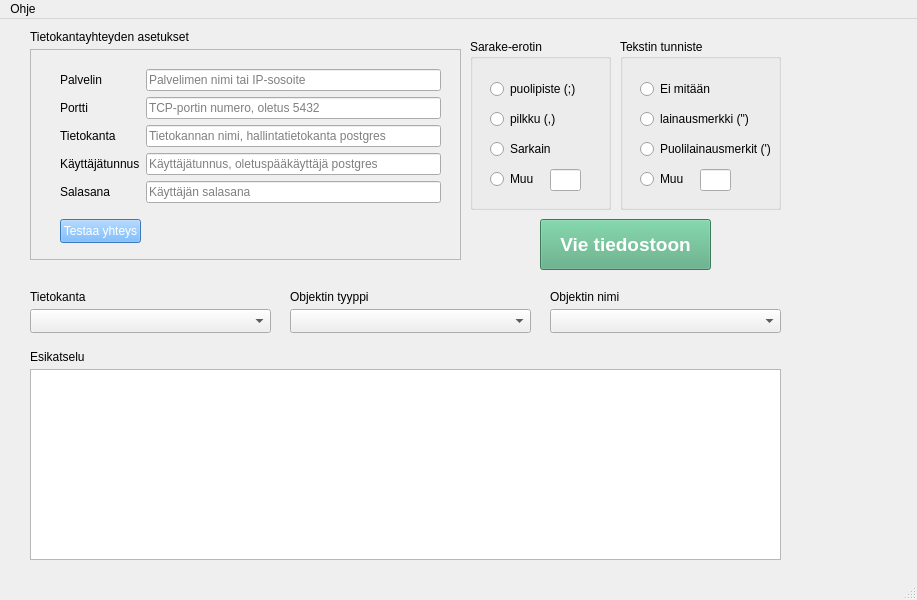
<?xml version="1.0" encoding="UTF-8"?>
<ui version="4.0">
 <class>MainWindow</class>
 <widget class="QMainWindow" name="MainWindow">
  <property name="geometry">
   <rect>
    <x>0</x>
    <y>0</y>
    <width>917</width>
    <height>600</height>
   </rect>
  </property>
  <property name="windowTitle">
   <string>MainWindow</string>
  </property>
  <widget class="QWidget" name="centralwidget">
   <widget class="QFrame" name="dbSettingsFrame">
    <property name="geometry">
     <rect>
      <x>30</x>
      <y>30</y>
      <width>431</width>
      <height>211</height>
     </rect>
    </property>
    <property name="frameShape">
     <enum>QFrame::Shape::StyledPanel</enum>
    </property>
    <property name="frameShadow">
     <enum>QFrame::Shadow::Raised</enum>
    </property>
    <widget class="QPushButton" name="testConnectionPushButton">
     <property name="geometry">
      <rect>
       <x>30</x>
       <y>170</y>
       <width>81</width>
       <height>24</height>
      </rect>
     </property>
     <property name="styleSheet">
      <string notr="true">background-color: rgb(85, 170, 255);
color: rgb(255, 255, 255);</string>
     </property>
     <property name="text">
      <string>Testaa yhteys</string>
     </property>
    </widget>
    <widget class="QWidget" name="layoutWidget">
     <property name="geometry">
      <rect>
       <x>30</x>
       <y>20</y>
       <width>381</width>
       <height>136</height>
      </rect>
     </property>
     <layout class="QGridLayout" name="gridLayout">
      <item row="0" column="0">
       <widget class="QLabel" name="serverLabel">
        <property name="text">
         <string>Palvelin</string>
        </property>
       </widget>
      </item>
      <item row="0" column="1">
       <widget class="QLineEdit" name="serverLineEdit">
        <property name="placeholderText">
         <string>Palvelimen nimi tai IP-sosoite</string>
        </property>
       </widget>
      </item>
      <item row="1" column="0">
       <widget class="QLabel" name="portLabel">
        <property name="text">
         <string>Portti</string>
        </property>
       </widget>
      </item>
      <item row="1" column="1">
       <widget class="QLineEdit" name="portLineEdit">
        <property name="placeholderText">
         <string>TCP-portin numero, oletus 5432</string>
        </property>
       </widget>
      </item>
      <item row="2" column="0">
       <widget class="QLabel" name="databaseLabel">
        <property name="text">
         <string>Tietokanta</string>
        </property>
       </widget>
      </item>
      <item row="2" column="1">
       <widget class="QLineEdit" name="databaseLineEdit">
        <property name="placeholderText">
         <string>Tietokannan nimi, hallintatietokanta postgres</string>
        </property>
       </widget>
      </item>
      <item row="3" column="0">
       <widget class="QLabel" name="userNameLabel">
        <property name="text">
         <string>Käyttäjätunnus</string>
        </property>
       </widget>
      </item>
      <item row="3" column="1">
       <widget class="QLineEdit" name="userNameLineEdit">
        <property name="placeholderText">
         <string>Käyttäjätunnus, oletuspääkäyttäjä postgres</string>
        </property>
       </widget>
      </item>
      <item row="4" column="0">
       <widget class="QLabel" name="passwordLabel">
        <property name="text">
         <string>Salasana</string>
        </property>
       </widget>
      </item>
      <item row="4" column="1">
       <widget class="QLineEdit" name="passwordLineEdit">
        <property name="placeholderText">
         <string>Käyttäjän salasana</string>
        </property>
       </widget>
      </item>
     </layout>
    </widget>
   </widget>
   <widget class="QLabel" name="dbSettingsLabel">
    <property name="geometry">
     <rect>
      <x>30</x>
      <y>10</y>
      <width>171</width>
      <height>16</height>
     </rect>
    </property>
    <property name="text">
     <string>Tietokantayhteyden asetukset</string>
    </property>
   </widget>
   <widget class="QLabel" name="objectNameLabel">
    <property name="geometry">
     <rect>
      <x>550</x>
      <y>270</y>
      <width>101</width>
      <height>16</height>
     </rect>
    </property>
    <property name="text">
     <string>Objektin nimi</string>
    </property>
   </widget>
   <widget class="QPushButton" name="exportPushButton">
    <property name="geometry">
     <rect>
      <x>540</x>
      <y>200</y>
      <width>171</width>
      <height>51</height>
     </rect>
    </property>
    <property name="font">
     <font>
      <pointsize>14</pointsize>
      <bold>true</bold>
     </font>
    </property>
    <property name="styleSheet">
     <string notr="true">background-color: rgb(85, 170, 127);
color: rgb(255, 255, 255);</string>
    </property>
    <property name="text">
     <string>Vie tiedostoon</string>
    </property>
   </widget>
   <widget class="QTableWidget" name="previewTableWidget">
    <property name="geometry">
     <rect>
      <x>30</x>
      <y>350</y>
      <width>751</width>
      <height>191</height>
     </rect>
    </property>
   </widget>
   <widget class="QLabel" name="previewLabel">
    <property name="geometry">
     <rect>
      <x>30</x>
      <y>330</y>
      <width>81</width>
      <height>16</height>
     </rect>
    </property>
    <property name="text">
     <string>Esikatselu</string>
    </property>
   </widget>
   <widget class="QComboBox" name="objectTypeComboBox">
    <property name="geometry">
     <rect>
      <x>290</x>
      <y>290</y>
      <width>241</width>
      <height>24</height>
     </rect>
    </property>
   </widget>
   <widget class="QComboBox" name="objectNameComboBox">
    <property name="geometry">
     <rect>
      <x>550</x>
      <y>290</y>
      <width>231</width>
      <height>24</height>
     </rect>
    </property>
   </widget>
   <widget class="QLabel" name="objectTypeLabel">
    <property name="geometry">
     <rect>
      <x>290</x>
      <y>270</y>
      <width>101</width>
      <height>16</height>
     </rect>
    </property>
    <property name="text">
     <string>Objektin tyyppi</string>
    </property>
   </widget>
   <widget class="QGroupBox" name="SeparotorGroupBox">
    <property name="geometry">
     <rect>
      <x>470</x>
      <y>20</y>
      <width>141</width>
      <height>171</height>
     </rect>
    </property>
    <property name="title">
     <string>Sarake-erotin </string>
    </property>
    <widget class="QRadioButton" name="commaRadioButton">
     <property name="geometry">
      <rect>
       <x>20</x>
       <y>70</y>
       <width>92</width>
       <height>20</height>
      </rect>
     </property>
     <property name="text">
      <string>pilkku (,)</string>
     </property>
    </widget>
    <widget class="QRadioButton" name="semicolonRadioButton">
     <property name="geometry">
      <rect>
       <x>20</x>
       <y>40</y>
       <width>92</width>
       <height>20</height>
      </rect>
     </property>
     <property name="text">
      <string>puolipiste (;)</string>
     </property>
     <property name="checkable">
      <bool>true</bool>
     </property>
     <property name="checked">
      <bool>false</bool>
     </property>
    </widget>
    <widget class="QRadioButton" name="tabRadioButton">
     <property name="geometry">
      <rect>
       <x>20</x>
       <y>100</y>
       <width>92</width>
       <height>20</height>
      </rect>
     </property>
     <property name="text">
      <string>Sarkain</string>
     </property>
    </widget>
    <widget class="QRadioButton" name="otherSeparatorRadioButton">
     <property name="geometry">
      <rect>
       <x>20</x>
       <y>130</y>
       <width>51</width>
       <height>20</height>
      </rect>
     </property>
     <property name="text">
      <string>Muu</string>
     </property>
    </widget>
    <widget class="QLineEdit" name="separatorLineEdit">
     <property name="geometry">
      <rect>
       <x>80</x>
       <y>130</y>
       <width>31</width>
       <height>22</height>
      </rect>
     </property>
     <property name="dragEnabled">
      <bool>false</bool>
     </property>
    </widget>
   </widget>
   <widget class="QGroupBox" name="qualifierGroupBox">
    <property name="geometry">
     <rect>
      <x>620</x>
      <y>20</y>
      <width>161</width>
      <height>171</height>
     </rect>
    </property>
    <property name="title">
     <string>Tekstin tunniste</string>
    </property>
    <widget class="QRadioButton" name="doubleQuotationmarkRadioButton">
     <property name="geometry">
      <rect>
       <x>20</x>
       <y>70</y>
       <width>161</width>
       <height>20</height>
      </rect>
     </property>
     <property name="text">
      <string>lainausmerkki (&quot;)</string>
     </property>
    </widget>
    <widget class="QRadioButton" name="quotationmarkRadioButton">
     <property name="geometry">
      <rect>
       <x>20</x>
       <y>100</y>
       <width>161</width>
       <height>20</height>
      </rect>
     </property>
     <property name="text">
      <string>Puolilainausmerkit (')</string>
     </property>
    </widget>
    <widget class="QRadioButton" name="withoutRadioButton">
     <property name="geometry">
      <rect>
       <x>20</x>
       <y>40</y>
       <width>131</width>
       <height>20</height>
      </rect>
     </property>
     <property name="text">
      <string>Ei mitään</string>
     </property>
     <property name="checkable">
      <bool>true</bool>
     </property>
     <property name="checked">
      <bool>false</bool>
     </property>
    </widget>
    <widget class="QLineEdit" name="qualifierLineEdit">
     <property name="geometry">
      <rect>
       <x>80</x>
       <y>130</y>
       <width>31</width>
       <height>22</height>
      </rect>
     </property>
     <property name="dragEnabled">
      <bool>false</bool>
     </property>
    </widget>
    <widget class="QRadioButton" name="otherQualifierRadioButton">
     <property name="geometry">
      <rect>
       <x>20</x>
       <y>130</y>
       <width>51</width>
       <height>20</height>
      </rect>
     </property>
     <property name="text">
      <string>Muu</string>
     </property>
    </widget>
   </widget>
   <widget class="QComboBox" name="databaseComboBox">
    <property name="geometry">
     <rect>
      <x>30</x>
      <y>290</y>
      <width>241</width>
      <height>24</height>
     </rect>
    </property>
   </widget>
   <widget class="QLabel" name="chooseDbLabel">
    <property name="geometry">
     <rect>
      <x>30</x>
      <y>270</y>
      <width>81</width>
      <height>16</height>
     </rect>
    </property>
    <property name="text">
     <string>Tietokanta</string>
    </property>
   </widget>
  </widget>
  <widget class="QMenuBar" name="menubar">
   <property name="geometry">
    <rect>
     <x>0</x>
     <y>0</y>
     <width>917</width>
     <height>33</height>
    </rect>
   </property>
   <widget class="QMenu" name="menuOhje">
    <property name="title">
     <string>Ohje</string>
    </property>
   </widget>
   <addaction name="menuOhje"/>
  </widget>
  <widget class="QStatusBar" name="statusbar"/>
 </widget>
 <resources/>
 <connections/>
</ui>
